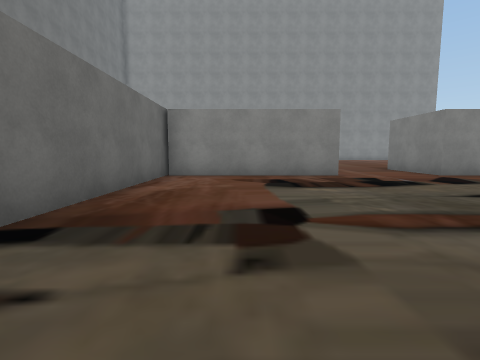
View 1 (above)

20 first-person views from a walk through a scene from a Unity 3-D project. The camera is 1.2 m above the floor, tilts 6° down and sees 85° across. The floor is counted in squares, 2 m on a side. Each view is taken from the middle of a square. On the plan, view 1 faces up. The plan holds only what a view shows up to about 9 squares ahead; the rest is blank. The player is left out. Some surface patterns are stand-ins.

View 2
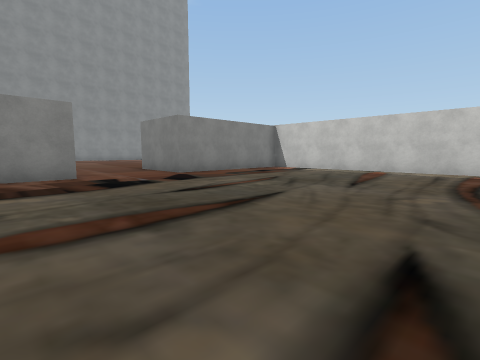

View 3
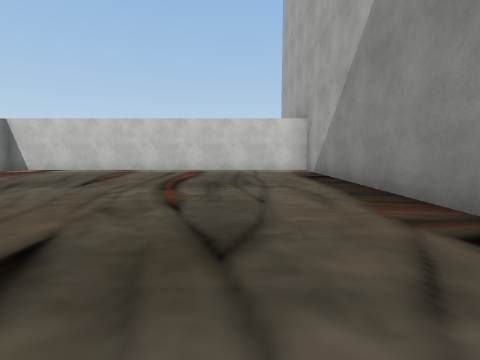

View 4
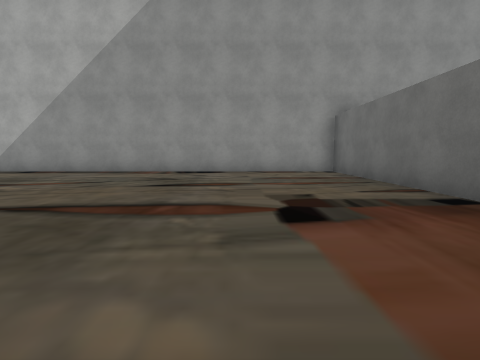

View 5
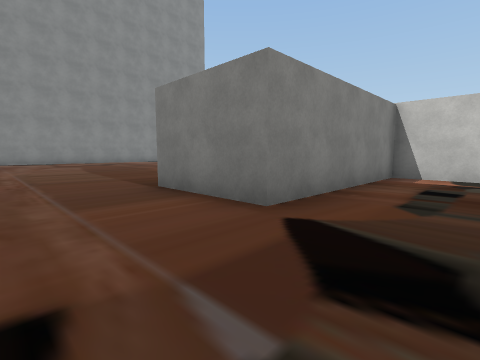

View 6
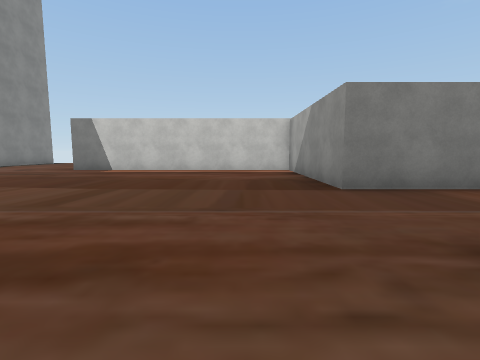

View 7
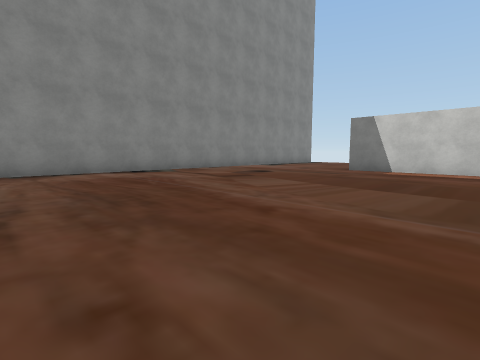

View 8
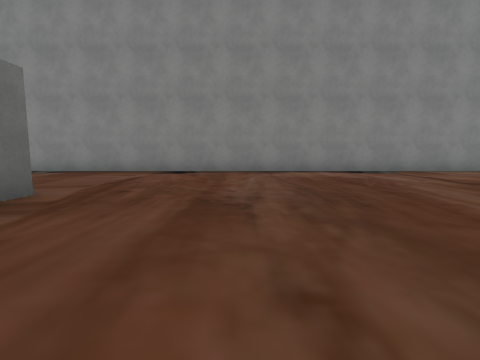

View 9
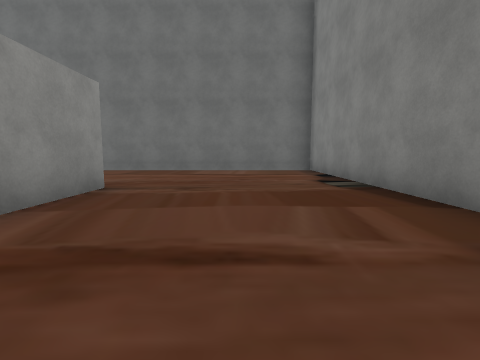

View 10
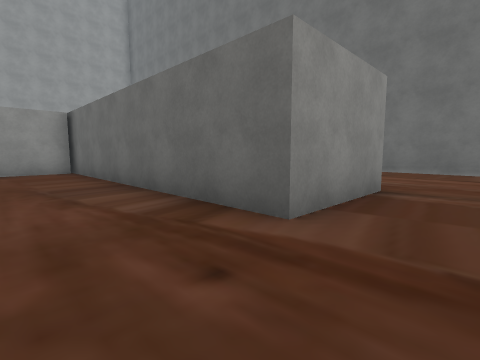

View 11
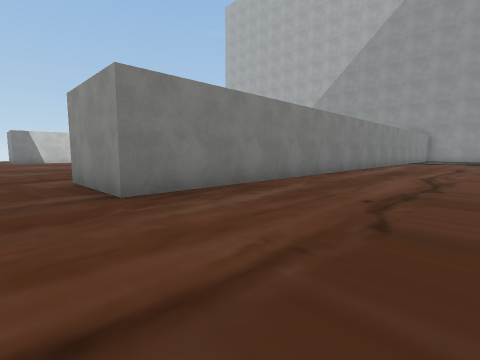

View 12
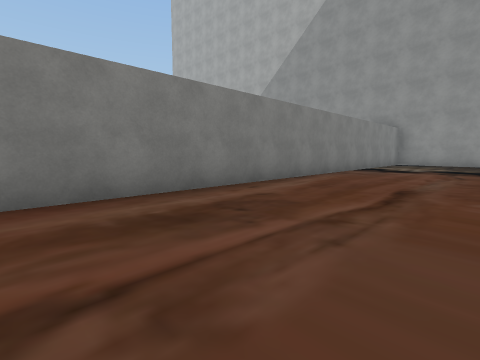

View 13
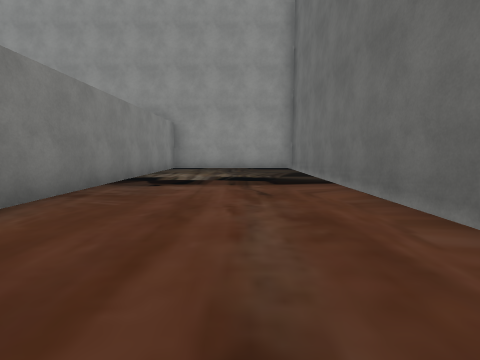

View 14
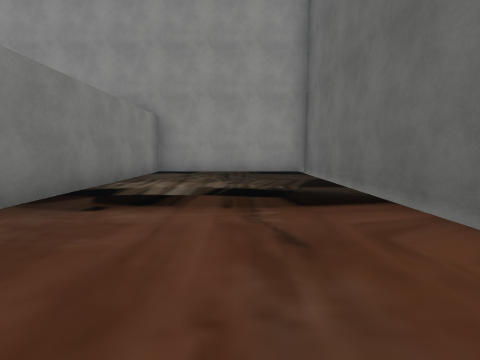

View 15
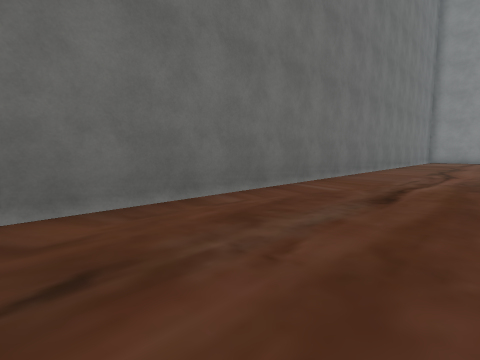

View 16
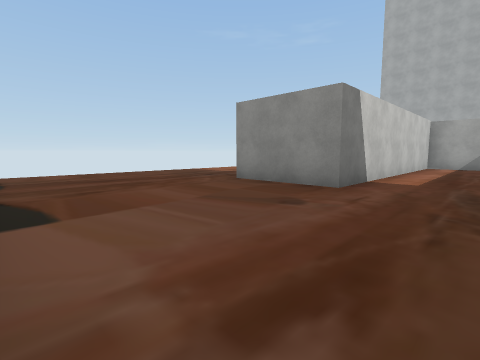

View 17
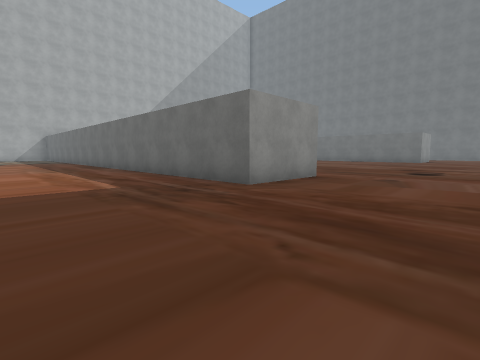

View 18
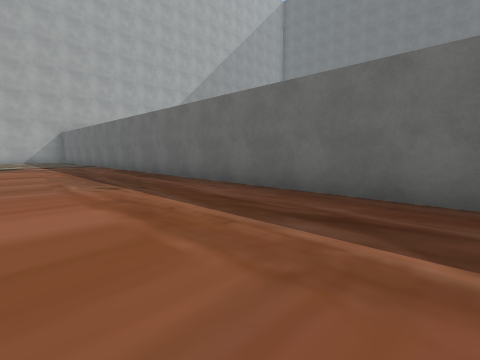

View 19
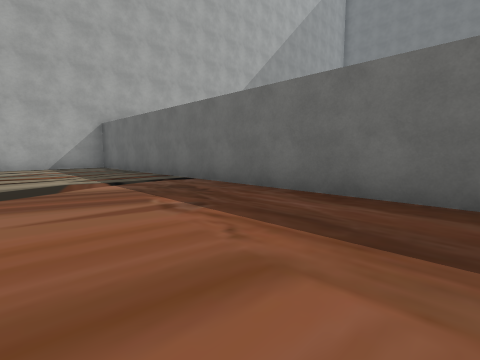

View 20
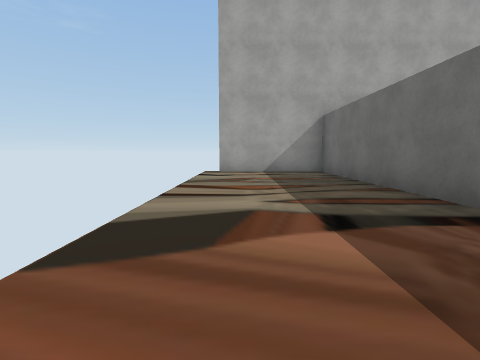

### Floor plan
Points are (right, up) in squares from view 1. A wall is a line through its corners. A room is listed if a view was taken in it or the views show most of it. See-through windows are left out.
Room 1 (views 1, 2, 3, 4, 5)
walls: (2.6, 6.8) (-1.9, 6.8); (-1.9, 7.2) (-1.9, -3.3) (9.9, -3.3) (9.9, 6.8) (5.3, 6.8) (5.3, 9.3)
ways out: opening at (4, 9) to room 2
Room 2 (views 6, 7, 8, 9, 10, 11, 12, 13, 14, 15, 16, 17, 18, 19, 20)
walls: (5.3, 9.3) (9.9, 9.3) (9.9, 16.7) (12.4, 16.7) (12.4, -3.3) (15.6, -3.3); (-1.9, 9.3) (-0.4, 9.3); (8.8, 21.4) (-9, 21.4) (-9, 14.2); (-9, 12.9) (-9, -3.3) (-4.4, -3.3) (-4.4, 16.7) (-1.9, 16.7) (-1.9, 8.9)
ways out: opening at (4, 9) to room 1

Where each view was taken, in squares from view 1:
view 1: 0 up, 0 right, facing up
view 2: 0 up, 1 right, facing up-right
view 3: 1 down, 1 right, facing right
view 4: 5 up, 1 right, facing down
view 5: 5 up, 3 right, facing up-right
view 6: 11 up, 1 right, facing right
view 7: 13 up, 1 right, facing up-right
view 8: 13 up, 1 right, facing up
view 9: 19 up, 0 right, facing left
view 10: 18 up, 0 right, facing down-left
view 11: 18 up, 8 left, facing down-right
view 12: 11 up, 8 left, facing down-right
view 13: 7 up, 7 left, facing down
view 14: 5 up, 7 left, facing down
view 15: 3 up, 6 left, facing up-left
view 16: 21 up, 8 right, facing down-right
view 17: 20 up, 16 right, facing down-left
view 18: 15 up, 16 right, facing down-left
view 19: 8 up, 16 right, facing down-left
view 20: 5 up, 15 right, facing down
